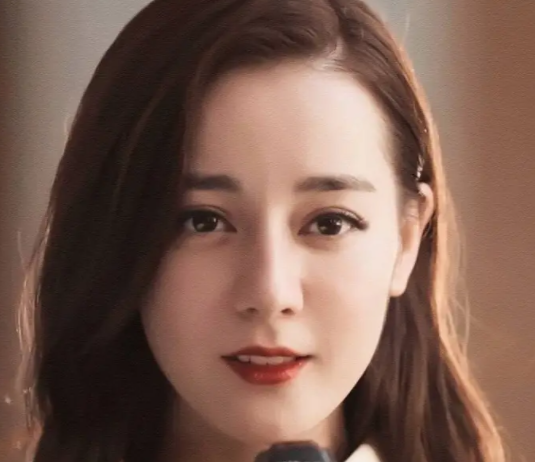
#> input picture opencv/face_recognize/face/1/1.png, 535 x 462 px, given in place of 1.jpg, which was not available
$ jupyter execute 'opencv_礼帽.ipynb'   (text cells are left out)
#> lines starting #> are read from the running program, lines starting #| are printed output that depends on the picture; pictures that were not available may be replaced by others from this repository, and a replacement may not be noted
[cell 1]
from ast import increment_lineno
from asyncio import constants
import cv2
from cv2 import cvtColor
from cv2 import threshold
from cv2 import THRESH_BINARY
from cv2 import THRESH_BINARY_INV
from cv2 import THRESH_TRUNC
from cv2 import THRESH_TOZERO
from cv2 import THRESH_TOZERO_INV
from cv2 import normalize
from cv2 import imread#opencv读取格式BGR
import matplotlib
import matplotlib.pyplot as plt
import numpy as np#数值计算工具包
import threading
import matplotlib.pyplot as plt

[cell 2]
#可以同时打开俩个窗口
img_1=cv2.imread(r'E:\project\python\data\1.jpg')
#> img_1 is the input picture: shape (462, 535, 3); mean B, G, R 81.8, 94.2, 124.6
img_2=cv2.imread(r'E:\project\python\data\team.png')
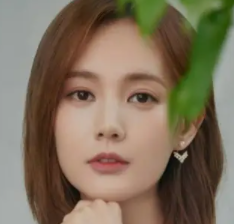
#> input picture opencv/face_recognize/face/1/10.png, 234 x 224 px, given in place of team.png, which was not available
#> img_2 is the input picture: shape (224, 234, 3); mean B, G, R 90.7, 111.7, 127.1
img_2=cv2.resize(img_2,(800,600))
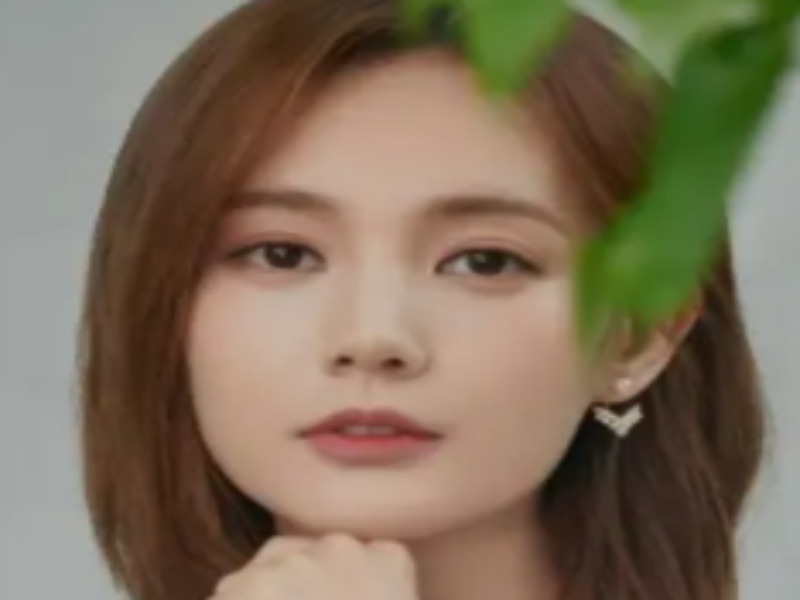
#> img_2: shape (600, 800, 3); mean B, G, R 90.6, 111.6, 127
cv2.imshow('img1',img_1)
cv2.imshow('img2',img_2)
cv2.waitKey(1000)
cv2.destroyAllWindows()

#梯度  膨胀-腐蚀
kernel=np.ones((4,4),np.uint8)
erosion=cv2.erode(img_1,kernel,iterations=3)
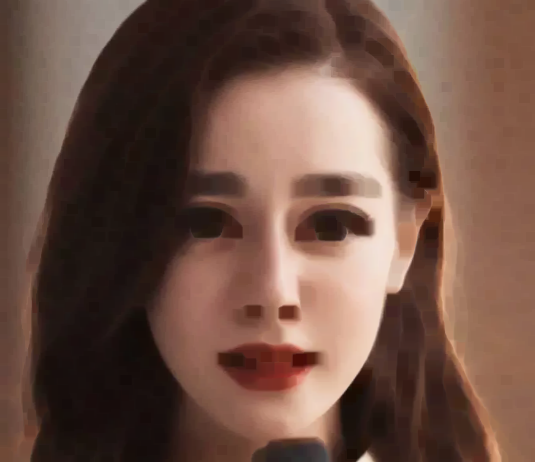
#> erosion: shape (462, 535, 3); mean B, G, R 68, 80, 109.5
dilate =cv2.dilate(img_1,kernel,iterations=3)
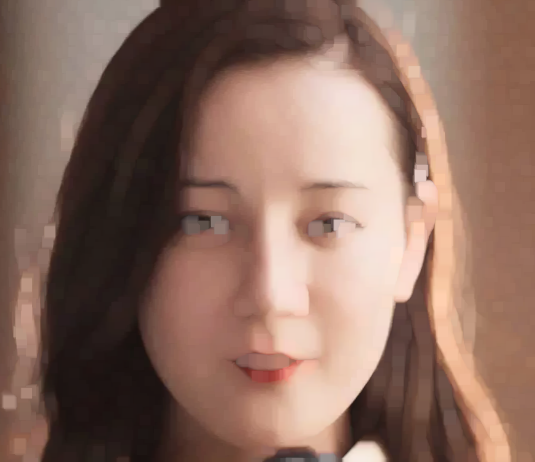
#> dilate: shape (462, 535, 3); mean B, G, R 95.9, 108.8, 139.8
gradient1=(dilate-erosion)
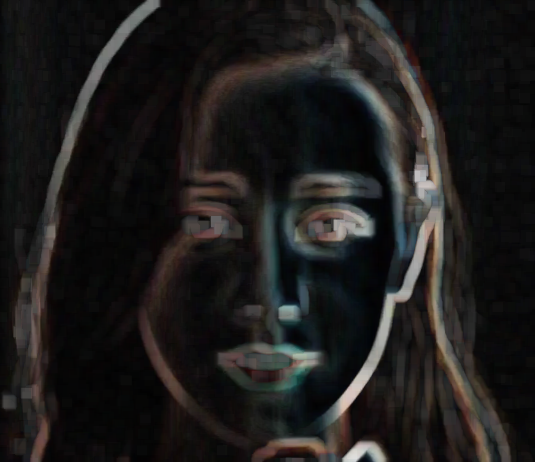
#> gradient1: shape (462, 535, 3); mean B, G, R 27.9, 28.8, 30.3
gradient2=cv2.morphologyEx(img_1,cv2.MORPH_GRADIENT,kernel)
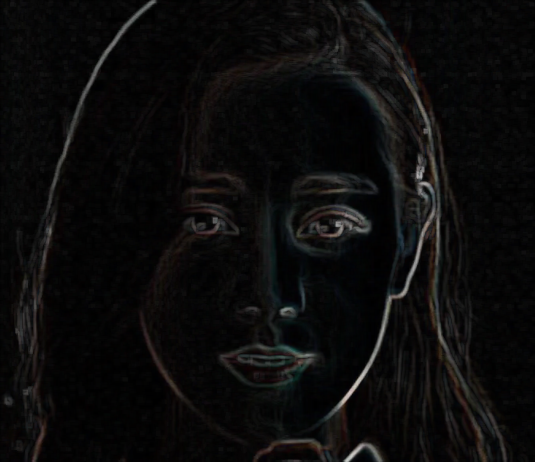
#> gradient2: shape (462, 535, 3); mean B, G, R 11.4, 11.6, 12.1
res=np.hstack((erosion,dilate,gradient1,gradient2))
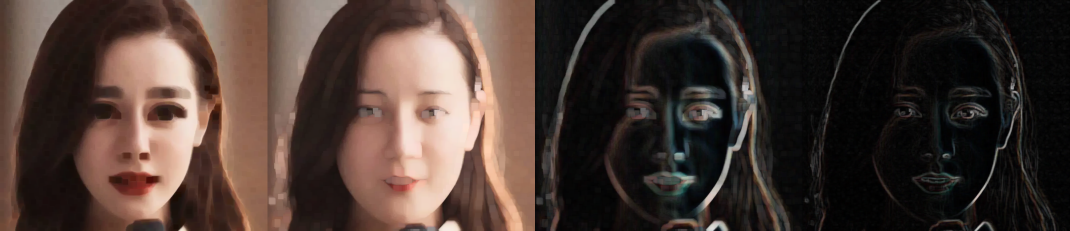
#> res: shape (462, 2140, 3) (shown at 1/2 size); mean B, G, R 50.8, 57.3, 72.9
cv2.imshow('img',res)
cv2.waitKey(1000)
cv2.destroyAllWindows()
plt.subplot(2,3,1),plt.imshow(img_1,'brg'),plt.title('img_1')
plt.subplot(232),plt.imshow(img_2),plt.title('img_2')
plt.subplot(233),plt.imshow(erosion,'brg'),plt.title('erosion')
plt.subplot(234),plt.imshow(dilate,'brg'),plt.title('dilate')
plt.subplot(235),plt.imshow(gradient1,'brg'),plt.title('gradient1')
plt.subplot(236),plt.imshow(gradient2,'brg'),plt.title('gradient2')
#> figure, not shown here; B, G, R data is drawn as R, G, B

[cell 3]
#礼帽 原始输入-开运算结果
#黑帽 闭运算-原始输入
res1=cv2.morphologyEx(img_1,cv2.MORPH_TOPHAT,kernel)
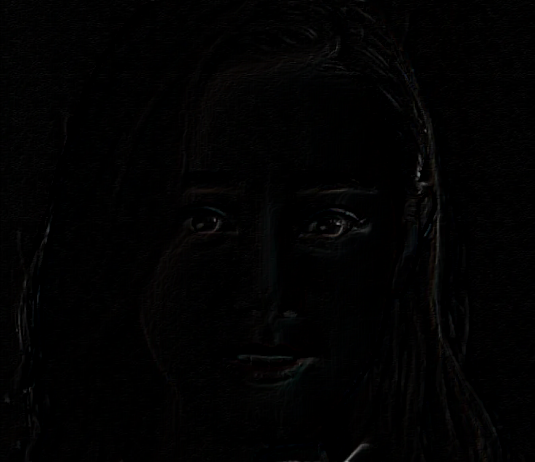
#> res1: shape (462, 535, 3); mean B, G, R 2.1, 2.1, 2.2
res2=cv2.morphologyEx(img_1,cv2.MORPH_BLACKHAT,kernel)
res=np.hstack((res1,res2))
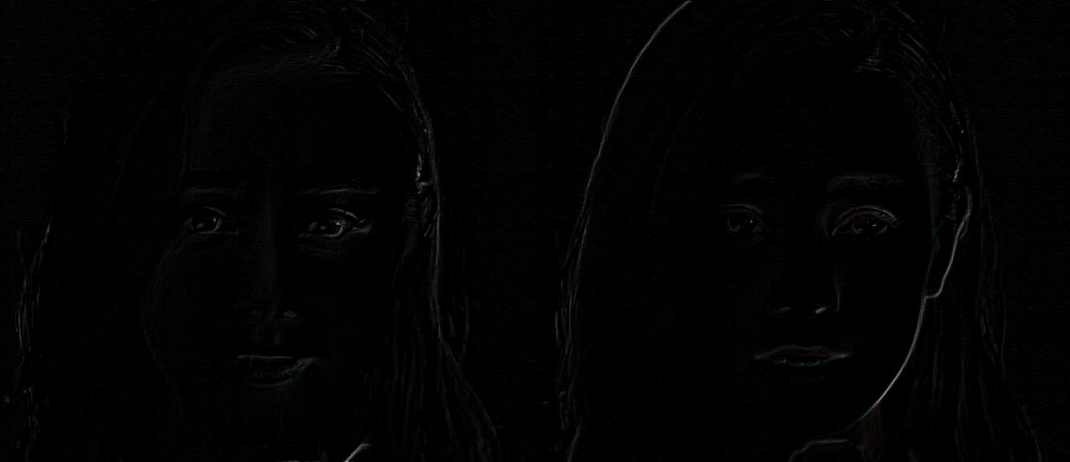
#> res: shape (462, 1070, 3); mean B, G, R 2.1, 2.1, 2.1
cv2.imshow('img',res)
cv2.waitKey(0)
cv2.destroyAllWindows()

plt.subplot(231),plt.imshow(img_1,'brg'),plt.title('img_1')
plt.subplot(232),plt.imshow(res1,'brg'),plt.title('res1')
plt.subplot(233),plt.imshow(res2,'brg'),plt.title('res2')
#> figure, not shown here; B, G, R data is drawn as R, G, B
